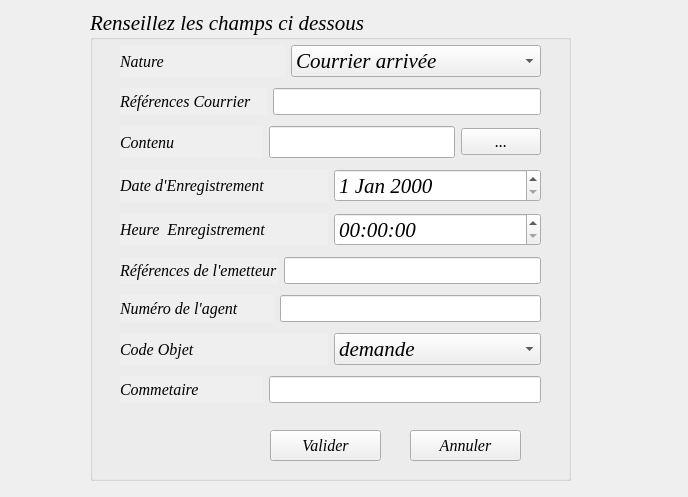
<?xml version="1.0" encoding="UTF-8"?>
<ui version="4.0">
 <class>formulaire_type</class>
 <widget class="QWidget" name="formulaire_type">
  <property name="geometry">
   <rect>
    <x>0</x>
    <y>0</y>
    <width>688</width>
    <height>497</height>
   </rect>
  </property>
  <property name="windowTitle">
   <string>Form</string>
  </property>
  <widget class="QGroupBox" name="gbformultyp">
   <property name="geometry">
    <rect>
     <x>90</x>
     <y>10</y>
     <width>481</width>
     <height>471</height>
    </rect>
   </property>
   <property name="font">
    <font>
     <family>Times New Roman</family>
     <pointsize>16</pointsize>
     <italic>true</italic>
    </font>
   </property>
   <property name="title">
    <string>Renseillez les champs ci dessous</string>
   </property>
   <widget class="QWidget" name="verticalLayoutWidget">
    <property name="geometry">
     <rect>
      <x>30</x>
      <y>30</y>
      <width>421</width>
      <height>371</height>
     </rect>
    </property>
    <layout class="QVBoxLayout" name="verticalLayout_6">
     <item>
      <layout class="QHBoxLayout" name="horizontalLayout_7">
       <item>
        <widget class="QLabel" name="labnature">
         <property name="font">
          <font>
           <family>Times New Roman</family>
           <pointsize>12</pointsize>
          </font>
         </property>
         <property name="autoFillBackground">
          <bool>true</bool>
         </property>
         <property name="text">
          <string>Nature                         </string>
         </property>
        </widget>
       </item>
       <item>
        <widget class="QComboBox" name="combonature">
         <item>
          <property name="text">
           <string>Courrier arrivée</string>
          </property>
         </item>
         <item>
          <property name="text">
           <string>Courrier départ</string>
          </property>
         </item>
         <item>
          <property name="text">
           <string>Circulaire</string>
          </property>
         </item>
         <item>
          <property name="text">
           <string>Note de service</string>
          </property>
         </item>
         <item>
          <property name="text">
           <string>Reponse Courrier Arrivée</string>
          </property>
         </item>
         <item>
          <property name="text">
           <string>Reponse Courrier Départ</string>
          </property>
         </item>
        </widget>
       </item>
      </layout>
     </item>
     <item>
      <layout class="QHBoxLayout" name="horizontalLayout_2">
       <item>
        <widget class="QLabel" name="labcourrier">
         <property name="font">
          <font>
           <family>Times New Roman</family>
           <pointsize>12</pointsize>
          </font>
         </property>
         <property name="autoFillBackground">
          <bool>true</bool>
         </property>
         <property name="text">
          <string>Références Courrier    </string>
         </property>
        </widget>
       </item>
       <item>
        <widget class="QLineEdit" name="chpcourrier">
         <property name="font">
          <font>
           <family>Times New Roman</family>
           <pointsize>12</pointsize>
          </font>
         </property>
        </widget>
       </item>
      </layout>
     </item>
     <item>
      <layout class="QHBoxLayout" name="horizontalLayout_3">
       <item>
        <widget class="QLabel" name="labcontenue">
         <property name="font">
          <font>
           <family>Times New Roman</family>
           <pointsize>12</pointsize>
          </font>
         </property>
         <property name="autoFillBackground">
          <bool>true</bool>
         </property>
         <property name="text">
          <string>Contenu                      </string>
         </property>
        </widget>
       </item>
       <item>
        <widget class="QLineEdit" name="lineEdit"/>
       </item>
       <item>
        <widget class="QPushButton" name="btncontenu">
         <property name="font">
          <font>
           <pointsize>12</pointsize>
          </font>
         </property>
         <property name="text">
          <string>...</string>
         </property>
        </widget>
       </item>
      </layout>
     </item>
     <item>
      <layout class="QHBoxLayout" name="horizontalLayout_4">
       <item>
        <widget class="QLabel" name="labdatenr">
         <property name="font">
          <font>
           <family>Times New Roman</family>
           <pointsize>12</pointsize>
          </font>
         </property>
         <property name="autoFillBackground">
          <bool>true</bool>
         </property>
         <property name="text">
          <string>Date d'Enregistrement </string>
         </property>
        </widget>
       </item>
       <item>
        <widget class="QDateEdit" name="dateEditcourrier"/>
       </item>
      </layout>
     </item>
     <item>
      <layout class="QHBoxLayout" name="horizontalLayout_5">
       <item>
        <widget class="QLabel" name="labheurenr">
         <property name="font">
          <font>
           <family>Times New Roman</family>
           <pointsize>12</pointsize>
          </font>
         </property>
         <property name="autoFillBackground">
          <bool>true</bool>
         </property>
         <property name="text">
          <string>Heure  Enregistrement </string>
         </property>
        </widget>
       </item>
       <item>
        <widget class="QTimeEdit" name="timeEditcourrier"/>
       </item>
      </layout>
     </item>
     <item>
      <layout class="QHBoxLayout" name="horizontalLayout_9">
       <item>
        <widget class="QLabel" name="labnature_2">
         <property name="font">
          <font>
           <family>Times New Roman</family>
           <pointsize>12</pointsize>
          </font>
         </property>
         <property name="autoFillBackground">
          <bool>true</bool>
         </property>
         <property name="text">
          <string>Références de l'emetteur</string>
         </property>
        </widget>
       </item>
       <item>
        <widget class="QLineEdit" name="chprefemet">
         <property name="font">
          <font>
           <family>Times New Roman</family>
           <pointsize>12</pointsize>
          </font>
         </property>
        </widget>
       </item>
      </layout>
     </item>
     <item>
      <layout class="QHBoxLayout" name="horizontalLayout_11">
       <item>
        <widget class="QLabel" name="labnature_3">
         <property name="font">
          <font>
           <family>Times New Roman</family>
           <pointsize>12</pointsize>
          </font>
         </property>
         <property name="autoFillBackground">
          <bool>true</bool>
         </property>
         <property name="text">
          <string>Numéro de l'agent         </string>
         </property>
        </widget>
       </item>
       <item>
        <widget class="QLineEdit" name="chpnumagent">
         <property name="font">
          <font>
           <family>Times New Roman</family>
           <pointsize>12</pointsize>
          </font>
         </property>
        </widget>
       </item>
      </layout>
     </item>
     <item>
      <layout class="QHBoxLayout" name="horizontalLayout_6">
       <item>
        <widget class="QLabel" name="labcodobj">
         <property name="font">
          <font>
           <family>Times New Roman</family>
           <pointsize>12</pointsize>
          </font>
         </property>
         <property name="autoFillBackground">
          <bool>true</bool>
         </property>
         <property name="text">
          <string>Code Objet                  </string>
         </property>
        </widget>
       </item>
       <item>
        <widget class="QComboBox" name="combocodobj">
         <item>
          <property name="text">
           <string>demande</string>
          </property>
         </item>
         <item>
          <property name="text">
           <string>reponse</string>
          </property>
         </item>
         <item>
          <property name="text">
           <string>recommandation</string>
          </property>
         </item>
        </widget>
       </item>
      </layout>
     </item>
     <item>
      <layout class="QHBoxLayout" name="horizontalLayout_8">
       <item>
        <widget class="QLabel" name="labcommentaire">
         <property name="font">
          <font>
           <family>Times New Roman</family>
           <pointsize>12</pointsize>
          </font>
         </property>
         <property name="autoFillBackground">
          <bool>true</bool>
         </property>
         <property name="text">
          <string>Commetaire                </string>
         </property>
        </widget>
       </item>
       <item>
        <widget class="QLineEdit" name="chpcmmentaire">
         <property name="font">
          <font>
           <family>Times New Roman</family>
           <pointsize>12</pointsize>
          </font>
         </property>
        </widget>
       </item>
      </layout>
     </item>
    </layout>
   </widget>
   <widget class="QPushButton" name="bntvalider">
    <property name="geometry">
     <rect>
      <x>180</x>
      <y>420</y>
      <width>111</width>
      <height>31</height>
     </rect>
    </property>
    <property name="font">
     <font>
      <pointsize>12</pointsize>
     </font>
    </property>
    <property name="text">
     <string>Valider</string>
    </property>
   </widget>
   <widget class="QPushButton" name="bntannuler">
    <property name="geometry">
     <rect>
      <x>320</x>
      <y>420</y>
      <width>111</width>
      <height>31</height>
     </rect>
    </property>
    <property name="font">
     <font>
      <pointsize>12</pointsize>
     </font>
    </property>
    <property name="text">
     <string>Annuler</string>
    </property>
   </widget>
  </widget>
 </widget>
 <resources/>
 <connections>
  <connection>
   <sender>btncontenu</sender>
   <signal>clicked(bool)</signal>
   <receiver>lineEdit</receiver>
   <slot>paste()</slot>
   <hints>
    <hint type="sourcelabel">
     <x>482</x>
     <y>138</y>
    </hint>
    <hint type="destinationlabel">
     <x>436</x>
     <y>142</y>
    </hint>
   </hints>
  </connection>
 </connections>
</ui>
